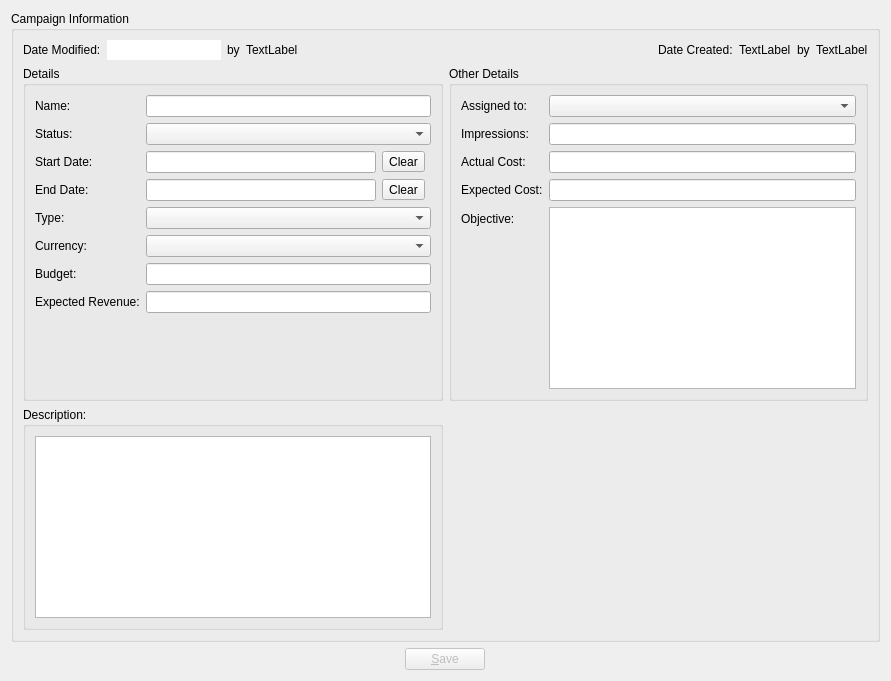
<?xml version="1.0" encoding="UTF-8"?>
<ui version="4.0">
 <class>CampaignDetails</class>
 <widget class="QWidget" name="CampaignDetails">
  <property name="geometry">
   <rect>
    <x>0</x>
    <y>0</y>
    <width>891</width>
    <height>681</height>
   </rect>
  </property>
  <property name="windowTitle">
   <string>Form</string>
  </property>
  <layout class="QGridLayout" name="gridLayout_3">
   <item row="1" column="0">
    <spacer name="horizontalSpacer">
     <property name="orientation">
      <enum>Qt::Horizontal</enum>
     </property>
     <property name="sizeHint" stdset="0">
      <size>
       <width>409</width>
       <height>20</height>
      </size>
     </property>
    </spacer>
   </item>
   <item row="1" column="1">
    <widget class="QPushButton" name="saveButton">
     <property name="enabled">
      <bool>false</bool>
     </property>
     <property name="text">
      <string>&amp;Save</string>
     </property>
    </widget>
   </item>
   <item row="1" column="2">
    <spacer name="horizontalSpacer_2">
     <property name="orientation">
      <enum>Qt::Horizontal</enum>
     </property>
     <property name="sizeHint" stdset="0">
      <size>
       <width>409</width>
       <height>20</height>
      </size>
     </property>
    </spacer>
   </item>
   <item row="0" column="0" colspan="3">
    <widget class="QGroupBox" name="campaignInformationGB">
     <property name="title">
      <string>Campaign Information</string>
     </property>
     <layout class="QGridLayout" name="gridLayout">
      <item row="0" column="0" colspan="2">
       <layout class="QHBoxLayout" name="horizontalLayout_2">
        <item>
         <widget class="QLabel" name="modifiedDateLabel">
          <property name="text">
           <string>Date Modified:</string>
          </property>
         </widget>
        </item>
        <item>
         <widget class="QLineEdit" name="modifiedDate">
          <property name="maximumSize">
           <size>
            <width>114</width>
            <height>16777215</height>
           </size>
          </property>
          <property name="frame">
           <bool>false</bool>
          </property>
          <property name="readOnly">
           <bool>true</bool>
          </property>
         </widget>
        </item>
        <item>
         <widget class="QLabel" name="modifiedByLabel">
          <property name="text">
           <string>by</string>
          </property>
         </widget>
        </item>
        <item>
         <widget class="QLabel" name="modifiedBy">
          <property name="text">
           <string>TextLabel</string>
          </property>
         </widget>
        </item>
        <item>
         <spacer name="horizontalSpacer_3">
          <property name="orientation">
           <enum>Qt::Horizontal</enum>
          </property>
          <property name="sizeHint" stdset="0">
           <size>
            <width>167</width>
            <height>20</height>
           </size>
          </property>
         </spacer>
        </item>
        <item>
         <widget class="QLabel" name="label_29">
          <property name="text">
           <string>Date Created:</string>
          </property>
         </widget>
        </item>
        <item>
         <widget class="QLabel" name="createdDate">
          <property name="text">
           <string>TextLabel</string>
          </property>
         </widget>
        </item>
        <item>
         <widget class="QLabel" name="createdByLabel">
          <property name="text">
           <string>by</string>
          </property>
         </widget>
        </item>
        <item>
         <widget class="QLabel" name="createdBy">
          <property name="text">
           <string>TextLabel</string>
          </property>
         </widget>
        </item>
       </layout>
      </item>
      <item row="1" column="0">
       <widget class="QGroupBox" name="detailsBox">
        <property name="minimumSize">
         <size>
          <width>275</width>
          <height>0</height>
         </size>
        </property>
        <property name="title">
         <string>Details</string>
        </property>
        <property name="checkable">
         <bool>false</bool>
        </property>
        <property name="checked">
         <bool>false</bool>
        </property>
        <layout class="QFormLayout" name="formLayout">
         <item row="0" column="0">
          <widget class="QLabel" name="label">
           <property name="text">
            <string>Name:</string>
           </property>
          </widget>
         </item>
         <item row="0" column="1">
          <widget class="QLineEdit" name="name"/>
         </item>
         <item row="1" column="0">
          <widget class="QLabel" name="label_2">
           <property name="text">
            <string>Status:</string>
           </property>
          </widget>
         </item>
         <item row="1" column="1">
          <widget class="QComboBox" name="status">
           <item>
            <property name="text">
             <string/>
            </property>
           </item>
           <item>
            <property name="text">
             <string>Planning</string>
            </property>
           </item>
           <item>
            <property name="text">
             <string>Active</string>
            </property>
           </item>
           <item>
            <property name="text">
             <string>Inactive</string>
            </property>
           </item>
           <item>
            <property name="text">
             <string>Complete</string>
            </property>
           </item>
           <item>
            <property name="text">
             <string>In Queue</string>
            </property>
           </item>
           <item>
            <property name="text">
             <string>Sending</string>
            </property>
           </item>
          </widget>
         </item>
         <item row="2" column="0">
          <widget class="QLabel" name="label_26">
           <property name="text">
            <string>Start Date:</string>
           </property>
          </widget>
         </item>
         <item row="2" column="1">
          <layout class="QHBoxLayout" name="horizontalLayout">
           <item>
            <widget class="QLineEdit" name="startDate">
             <property name="readOnly">
              <bool>true</bool>
             </property>
            </widget>
           </item>
           <item>
            <widget class="QToolButton" name="clearStartDateButton">
             <property name="text">
              <string>Clear</string>
             </property>
            </widget>
           </item>
           <item>
            <widget class="QWidget" name="startCalendarWidget" native="true"/>
           </item>
          </layout>
         </item>
         <item row="4" column="0">
          <widget class="QLabel" name="label_3">
           <property name="text">
            <string>End Date:</string>
           </property>
          </widget>
         </item>
         <item row="4" column="1">
          <layout class="QHBoxLayout" name="horizontalLayout_4">
           <item>
            <widget class="QLineEdit" name="endDate">
             <property name="readOnly">
              <bool>true</bool>
             </property>
            </widget>
           </item>
           <item>
            <widget class="QToolButton" name="clearEndDateButton">
             <property name="text">
              <string>Clear</string>
             </property>
            </widget>
           </item>
           <item>
            <widget class="QWidget" name="endCalendarWidget" native="true"/>
           </item>
          </layout>
         </item>
         <item row="5" column="0">
          <widget class="QLabel" name="label_4">
           <property name="text">
            <string>Type:</string>
           </property>
          </widget>
         </item>
         <item row="5" column="1">
          <widget class="QComboBox" name="campaignType">
           <item>
            <property name="text">
             <string/>
            </property>
           </item>
           <item>
            <property name="text">
             <string>Telesales</string>
            </property>
           </item>
           <item>
            <property name="text">
             <string>Mail</string>
            </property>
           </item>
           <item>
            <property name="text">
             <string>Email</string>
            </property>
           </item>
           <item>
            <property name="text">
             <string>Print</string>
            </property>
           </item>
           <item>
            <property name="text">
             <string>Web</string>
            </property>
           </item>
           <item>
            <property name="text">
             <string>Radio</string>
            </property>
           </item>
           <item>
            <property name="text">
             <string>Television</string>
            </property>
           </item>
           <item>
            <property name="text">
             <string>Newsletter</string>
            </property>
           </item>
          </widget>
         </item>
         <item row="6" column="0">
          <widget class="QLabel" name="label_5">
           <property name="text">
            <string>Currency:</string>
           </property>
          </widget>
         </item>
         <item row="6" column="1">
          <widget class="QComboBox" name="currency">
           <item>
            <property name="text">
             <string/>
            </property>
           </item>
           <item>
            <property name="text">
             <string>US Dollars : $</string>
            </property>
           </item>
          </widget>
         </item>
         <item row="7" column="0">
          <widget class="QLabel" name="label_9">
           <property name="text">
            <string>Budget:</string>
           </property>
          </widget>
         </item>
         <item row="7" column="1">
          <widget class="QLineEdit" name="budget"/>
         </item>
         <item row="8" column="0">
          <widget class="QLabel" name="label_28">
           <property name="text">
            <string>Expected Revenue:</string>
           </property>
          </widget>
         </item>
         <item row="8" column="1">
          <widget class="QLineEdit" name="expectedRevenue"/>
         </item>
         <item row="9" column="1">
          <spacer name="verticalSpacer">
           <property name="orientation">
            <enum>Qt::Vertical</enum>
           </property>
           <property name="sizeHint" stdset="0">
            <size>
             <width>20</width>
             <height>73</height>
            </size>
           </property>
          </spacer>
         </item>
        </layout>
       </widget>
      </item>
      <item row="1" column="1">
       <widget class="QGroupBox" name="otherDetailsBox">
        <property name="minimumSize">
         <size>
          <width>275</width>
          <height>0</height>
         </size>
        </property>
        <property name="title">
         <string>Other Details</string>
        </property>
        <property name="checkable">
         <bool>false</bool>
        </property>
        <property name="checked">
         <bool>false</bool>
        </property>
        <layout class="QFormLayout" name="formLayout_2">
         <item row="0" column="0">
          <widget class="QLabel" name="label_25">
           <property name="text">
            <string>Assigned to:</string>
           </property>
          </widget>
         </item>
         <item row="0" column="1">
          <widget class="QComboBox" name="assignedUserName">
           <item>
            <property name="text">
             <string/>
            </property>
           </item>
          </widget>
         </item>
         <item row="1" column="0">
          <widget class="QLabel" name="label_7">
           <property name="text">
            <string>Impressions:</string>
           </property>
          </widget>
         </item>
         <item row="1" column="1">
          <widget class="QLineEdit" name="impressions"/>
         </item>
         <item row="2" column="0">
          <widget class="QLabel" name="label_8">
           <property name="text">
            <string>Actual Cost:</string>
           </property>
          </widget>
         </item>
         <item row="2" column="1">
          <widget class="QLineEdit" name="actualCost"/>
         </item>
         <item row="3" column="0">
          <widget class="QLabel" name="label_17">
           <property name="text">
            <string>Expected Cost:</string>
           </property>
          </widget>
         </item>
         <item row="3" column="1">
          <widget class="QLineEdit" name="expectedCost"/>
         </item>
         <item row="4" column="0">
          <widget class="QLabel" name="label_6">
           <property name="text">
            <string>Objective:</string>
           </property>
          </widget>
         </item>
         <item row="4" column="1">
          <widget class="QTextEdit" name="objective"/>
         </item>
        </layout>
       </widget>
      </item>
      <item row="2" column="0">
       <widget class="QGroupBox" name="descriptionBox">
        <property name="title">
         <string>Description:</string>
        </property>
        <property name="checkable">
         <bool>false</bool>
        </property>
        <property name="checked">
         <bool>false</bool>
        </property>
        <layout class="QGridLayout" name="gridLayout_4">
         <item row="0" column="0">
          <widget class="QTextEdit" name="content"/>
         </item>
        </layout>
       </widget>
      </item>
     </layout>
    </widget>
   </item>
  </layout>
 </widget>
 <tabstops>
  <tabstop>name</tabstop>
  <tabstop>status</tabstop>
  <tabstop>startDate</tabstop>
  <tabstop>endDate</tabstop>
  <tabstop>campaignType</tabstop>
  <tabstop>currency</tabstop>
  <tabstop>budget</tabstop>
  <tabstop>expectedRevenue</tabstop>
  <tabstop>assignedUserName</tabstop>
  <tabstop>impressions</tabstop>
  <tabstop>actualCost</tabstop>
  <tabstop>expectedCost</tabstop>
  <tabstop>objective</tabstop>
  <tabstop>content</tabstop>
  <tabstop>saveButton</tabstop>
 </tabstops>
 <resources/>
 <connections/>
</ui>
